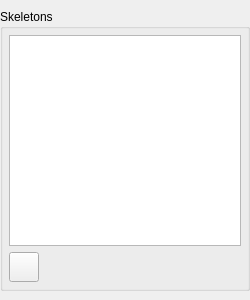
<?xml version="1.0" encoding="UTF-8"?>
<ui version="4.0">
 <class>SkeletonList</class>
 <widget class="QWidget" name="SkeletonList">
  <property name="geometry">
   <rect>
    <x>0</x>
    <y>0</y>
    <width>250</width>
    <height>300</height>
   </rect>
  </property>
  <property name="sizePolicy">
   <sizepolicy hsizetype="Fixed" vsizetype="MinimumExpanding">
    <horstretch>0</horstretch>
    <verstretch>0</verstretch>
   </sizepolicy>
  </property>
  <property name="minimumSize">
   <size>
    <width>150</width>
    <height>30</height>
   </size>
  </property>
  <property name="maximumSize">
   <size>
    <width>16777215</width>
    <height>16777215</height>
   </size>
  </property>
  <property name="contextMenuPolicy">
   <enum>Qt::DefaultContextMenu</enum>
  </property>
  <property name="windowTitle">
   <string>Available skeletons</string>
  </property>
  <layout class="QGridLayout" name="gridLayout">
   <property name="leftMargin">
    <number>0</number>
   </property>
   <property name="topMargin">
    <number>9</number>
   </property>
   <property name="rightMargin">
    <number>0</number>
   </property>
   <property name="bottomMargin">
    <number>9</number>
   </property>
   <item row="0" column="0">
    <widget class="SideWidgetGroupBox" name="groupBox">
     <property name="sizePolicy">
      <sizepolicy hsizetype="Preferred" vsizetype="Preferred">
       <horstretch>0</horstretch>
       <verstretch>0</verstretch>
      </sizepolicy>
     </property>
     <property name="title">
      <string>Skeletons</string>
     </property>
     <layout class="QVBoxLayout" name="verticalLayout">
      <property name="margin">
       <number>6</number>
      </property>
      <item>
       <widget class="ListWidgetExtension" name="skeleton_listview">
        <property name="minimumSize">
         <size>
          <width>212</width>
          <height>80</height>
         </size>
        </property>
        <property name="viewMode">
         <enum>QListView::ListMode</enum>
        </property>
        <property name="sortingEnabled">
         <bool>true</bool>
        </property>
       </widget>
      </item>
      <item>
       <layout class="QHBoxLayout" name="horizontalLayout">
        <item>
         <widget class="QToolButton" name="toolButtonAdd">
          <property name="minimumSize">
           <size>
            <width>30</width>
            <height>30</height>
           </size>
          </property>
          <property name="text">
           <string/>
          </property>
          <property name="popupMode">
           <enum>QToolButton::DelayedPopup</enum>
          </property>
         </widget>
        </item>
        <item>
         <widget class="NameLineEdit" name="addName" native="true"/>
        </item>
       </layout>
      </item>
     </layout>
    </widget>
   </item>
  </layout>
  <action name="actionGhj">
   <property name="text">
    <string>ghj</string>
   </property>
  </action>
  <action name="actionGhjghjg">
   <property name="text">
    <string>ghjghjg</string>
   </property>
  </action>
 </widget>
 <customwidgets>
  <customwidget>
   <class>SideWidgetGroupBox</class>
   <extends>QGroupBox</extends>
   <header>GUI/SideWidgetComponents/SideWidgetGroupBox.h</header>
   <container>1</container>
  </customwidget>
  <customwidget>
   <class>NameLineEdit</class>
   <extends>QWidget</extends>
   <header location="global">GUI/BasicWidgets/NameLineEdit.h</header>
   <container>1</container>
  </customwidget>
  <customwidget>
   <class>ListWidgetExtension</class>
   <extends>QListWidget</extends>
   <header>GUI/WidgetExtensions/ListWidgetExtension.h</header>
  </customwidget>
 </customwidgets>
 <resources/>
 <connections/>
</ui>
